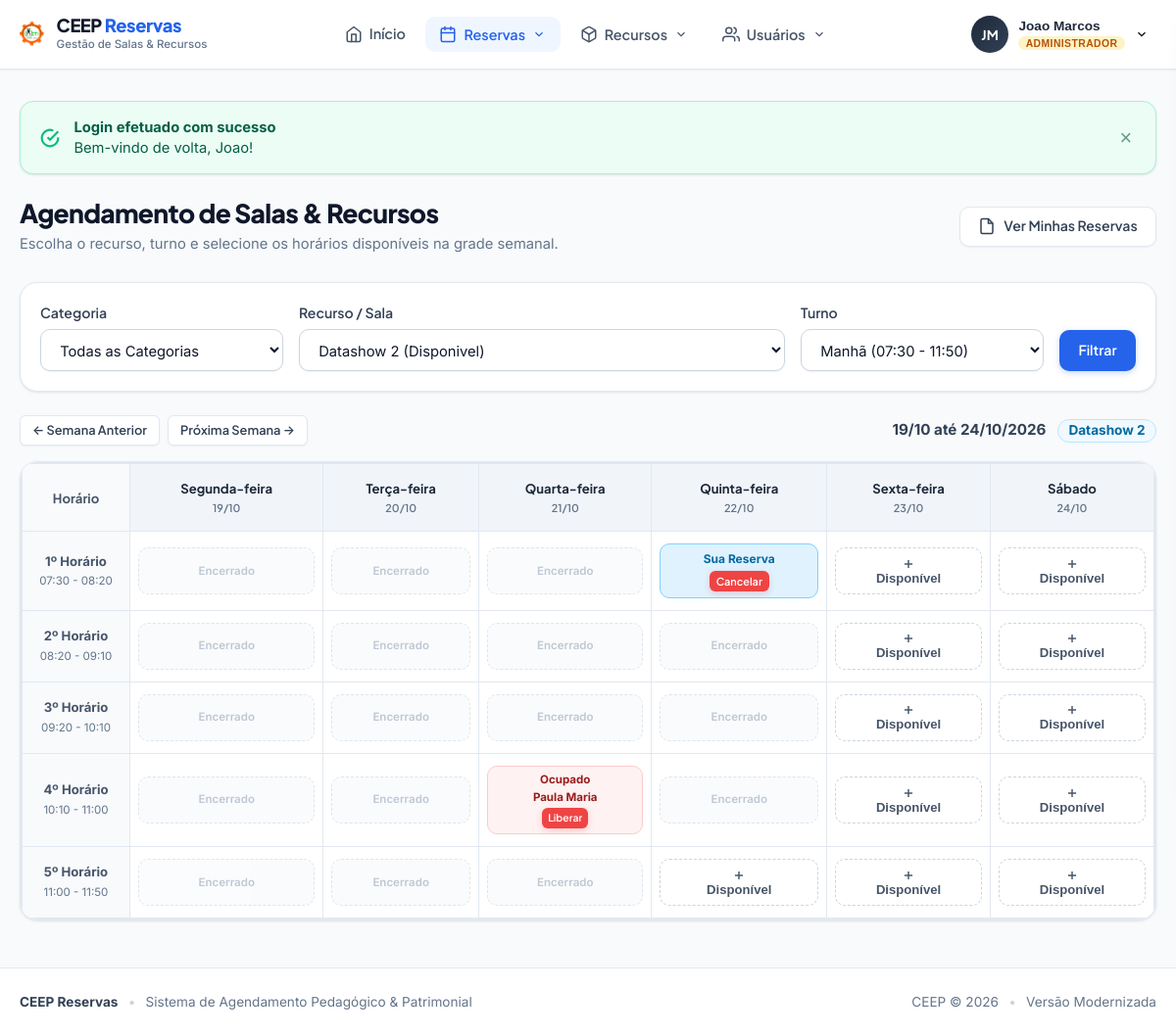
The page /public_html/ceep/user1.php?cod_recurso=2 (signed in) on the database its author committed.
### tables this page shows
CREATE TABLE usuarios (
    usuario_id INTEGER PRIMARY KEY AUTOINCREMENT,
    nome TEXT NOT NULL DEFAULT '',
    sobrenome TEXT DEFAULT '',
    cpf TEXT NOT NULL DEFAULT '',
    matricula INTEGER NOT NULL,
    email TEXT NOT NULL DEFAULT '',
    tipo TEXT NOT NULL DEFAULT '',
    senha TEXT NOT NULL DEFAULT '',
    nivel_usuario TEXT NOT NULL DEFAULT '0',
    data_cadastro TEXT NOT NULL DEFAULT '0000-00-00 00:00:00',
    data_ultimo_login TEXT NOT NULL DEFAULT '0000-00-00 00:00:00',
    ativado TEXT NOT NULL DEFAULT '0'
);

CREATE TABLE recursos (
    cod_recurso INTEGER PRIMARY KEY AUTOINCREMENT,
    nome_recurso TEXT NOT NULL,
    status TEXT DEFAULT 'Disponivel',
    categoria TEXT DEFAULT '1'
);

CREATE TABLE reservas (
    ID INTEGER PRIMARY KEY AUTOINCREMENT,
    cod_recurso INTEGER DEFAULT 0,
    matricula INTEGER DEFAULT 0,
    datatempo TEXT DEFAULT NULL,
    turno TEXT DEFAULT 'm',
    ticket TEXT DEFAULT '0',
    disponivel INTEGER DEFAULT 0,
    pegou INTEGER DEFAULT 0
);

### public_html/ceep/user1.php (the view, shortened to what the rows shown need)
<?php
require_once __DIR__ . '/core/bootstrap.php';
$user = auth_user();
$isAdmin = auth_is_admin();
$matricula = $user['matricula'];
$categoria = (int)($_GET['categoria'] ?? 0);
$selectedRecursoId = (int)($_GET['cod_recurso'] ?? 0);
$turnoSelecionado = $_GET['turno'] ?? 'm';
$semanaOffset = (int)($_GET['semana'] ?? 0);
try {
    $whereCat = $categoria > 0 ? "WHERE categoria = '{$categoria}'" : "";
    $todosRecursos = DB::fetchAll("SELECT * FROM recursos {$whereCat} ORDER BY categoria ASC, nome_recurso ASC");
} catch (Throwable $t) {
    $todosRecursos = [];
}
$recursoAtual = null;
foreach ($todosRecursos as $r) {
    if ((int)$r['cod_recurso'] === $selectedRecursoId) {
        $recursoAtual = $r;
        break;
    }
}
$inicioSemanaTs = strtotime("monday this week +{$semanaOffset} weeks");
$diasSemana = [];
$nomesDias = ['Segunda-feira', 'Terça-feira', 'Quarta-feira', 'Quinta-feira', 'Sexta-feira', 'Sábado'];
for ($i = 0; $i < 6; $i++) {
    $diaTs = strtotime("+{$i} days", $inicioSemanaTs);
    $diasSemana[] = [
        'nome' => $nomesDias[$i],
        'data' => date('Y-m-d', $diaTs),
        'data_formatada' => date('d/m', $diaTs)
    ];
}
$gradeHorarios = [
    'm' => [
        ['label' => '1º Horário', 'hora' => '07:30:00', 'exibicao' => '07:30 - 08:20'],
        ['label' => '2º Horário', 'hora' => '08:20:00', 'exibicao' => '08:20 - 09:10'],
        ['label' => '3º Horário', 'hora' => '09:20:00', 'exibicao' => '09:20 - 10:10'],
        ['label' => '4º Horário', 'hora' => '10:10:00', 'exibicao' => '10:10 - 11:00'],
        ['label' => '5º Horário', 'hora' => '11:00:00', 'exibicao' => '11:00 - 11:50'],
    ],
    't' => [
        ['label' => '1º Horário', 'hora' => '13:10:00', 'exibicao' => '13:10 - 14:00'],
        ['label' => '2º Horário', 'hora' => '14:00:00', 'exibicao' => '14:00 - 14:50'],
        ['label' => '3º Horário', 'hora' => '15:00:00', 'exibicao' => '15:00 - 15:50'],
        ['label' => '4º Horário', 'hora' => '15:50:00', 'exibicao' => '15:50 - 16:40'],
        ['label' => '5º Horário', 'hora' => '16:40:00', 'exibicao' => '16:40 - 17:30'],
    ],
    'n' => [
        ['label' => '1º Horário', 'hora' => '18:30:00', 'exibicao' => '18:30 - 19:20'],
        ['label' => '2º Horário', 'hora' => '19:20:00', 'exibicao' => '19:20 - 20:10'],
        ['label' => '3º Horário', 'hora' => '20:20:00', 'exibicao' => '20:20 - 21:10'],
        ['label' => '4º Horário', 'hora' => '21:10:00', 'exibicao' => '21:10 - 22:00'],
    ]
];
$horariosAtuais = $gradeHorarios[$turnoSelecionado] ?? $gradeHorarios['m'];
$reservasSemana = [];
if ($selectedRecursoId > 0) {
    $dataInicioStr = $diasSemana[0]['data'] . ' 00:00:00';
    $dataFimStr = $diasSemana[5]['data'] . ' 23:59:59';
    try {
        $resQuery = DB::fetchAll(
            "SELECT r.*, u.nome, u.sobrenome
             FROM reservas r
             LEFT JOIN usuarios u ON r.matricula = u.matricula
             WHERE r.cod_recurso = ? AND r.datatempo BETWEEN ? AND ?",
            [$selectedRecursoId, $dataInicioStr, $dataFimStr]
        );
        foreach ($resQuery as $rq) {
            $reservasSemana[$rq['datatempo']] = $rq;
        }
    } catch (Throwable $t) {
        $reservasSemana = [];
    }
}
render_header('Efetuar Reserva', 'reservar');
?>
<div class="page-header animate-slide-in">
    <div>
        <h1 class="page-title">Agendamento de Salas &amp; Recursos</h1>
    </div>
</div>
<div style="display: flex; justify-content: space-between; align-items: center; margin-bottom: 1rem; flex-wrap: wrap; gap: 0.5rem;" class="animate-slide-in">
    <div>
        <span style="font-weight: 700; color: var(--slate-700); font-size: 0.95rem;">
            <?= $diasSemana[0]['data_formatada'] ?> até <?= $diasSemana[5]['data_formatada'] ?>/<?= date('Y', $inicioSemanaTs) ?>
        </span>
        <?php if ($recursoAtual): ?>
            <span class="badge badge-info" style="margin-left: 0.5rem; font-size: 0.85rem;">
                <?= e($recursoAtual['nome_recurso']) ?>
            </span>
        <?php endif; ?>
    </div>
</div>
<div class="schedule-grid-container animate-slide-in">
    <div class="table-responsive">
        <table class="schedule-table">
            <thead>
                <tr>
                    <th class="time-col">Horário</th>
                    <?php foreach ($diasSemana as $dia): ?>
                        <th>
                            <div><?= e($dia['nome']) ?></div>
                            <small style="color: var(--slate-500); font-weight: 600;"><?= e($dia['data_formatada']) ?></small>
                        </th>
                    <?php endforeach; ?>
                </tr>
            </thead>
            <tbody>
                <?php foreach ($horariosAtuais as $slot): ?>
                    <tr>
                        <td class="time-col">
                            <strong><?= e($slot['label']) ?></strong><br>
                            <span style="font-size: 0.72rem; color: var(--slate-500); font-weight: normal;"><?= e($slot['exibicao']) ?></span>
                        </td>
                        <?php foreach ($diasSemana as $dia):
                            $dtSlot = $dia['data'] . ' ' . $slot['hora'];
                            $isReservado = isset($reservasSemana[$dtSlot]);
                            $reservaInfo = $isReservado ? $reservasSemana[$dtSlot] : null;
                            $minha = $isReservado && ($reservaInfo['matricula'] == $matricula);
                            $passado = strtotime($dtSlot) < time();
                        ?>
                            <td>
                                <?php if ($minha): ?>
                                    <div class="slot-btn my-reservation" title="Reservado por você">
                                        <span style="font-size: 0.75rem; font-weight: 700;">Sua Reserva</span>
                                        <a
                                            href="cancela.php?id=<?= urlencode($reservaInfo['ID']) ?>&csrf_token=<?= e(csrf_token()) ?>"
                                            class="btn btn-danger btn-sm"
                                            style="padding: 2px 6px; font-size: 0.68rem; margin-top: 3px;"
                                            data-confirm="Cancelar este horário reservado?"
                                        >
                                            Cancelar
                                        </a>
                                    </div>
                                <?php elseif ($isReservado): ?>
                                    <div class="slot-btn occupied" title="Horário já reservado">
                                        <span style="font-size: 0.72rem; font-weight: 700;">Ocupado</span>
                                        <span class="slot-occupant">
                                            <?= $isAdmin ? e(trim(($reservaInfo['nome'] ?? '') . ' ' . ($reservaInfo['sobrenome'] ?? ''))) : 'Reservado' ?>
                                        </span>
                                        <?php if ($isAdmin): ?>
                                            <a
                                                href="cancela.php?id=<?= urlencode($reservaInfo['ID']) ?>&csrf_token=<?= e(csrf_token()) ?>"
                                                class="btn btn-danger btn-sm"
                                                style="padding: 2px 5px; font-size: 0.65rem; margin-top: 2px;"
                                                data-confirm="Cancelar reserva deste usuário como Administrador?"
                                            >
                                                Liberar
                                            </a>
                                        <?php endif; ?>
                                    </div>
                                <?php elseif ($passado): ?>
                                    <div class="slot-btn" style="background-color: var(--slate-50); opacity: 0.6; cursor: not-allowed;">
                                        <span style="font-size: 0.72rem; color: var(--slate-400);">Encerrado</span>
                                    </div>
                                <?php else: ?>
                                    <form method="POST" action="user1.php" style="margin: 0;">
                                        <button
                                            type="submit"
                                            class="slot-btn"
                                            title="Clique para reservar <?= e($slot['exibicao']) ?> em <?= e($dia['data_formatada']) ?>"
                                            data-confirm="Deseja confirmar a reserva de '<?= e($recursoAtual['nome_recurso'] ?? '') ?>' no dia <?= e($dia['data_formatada']) ?> às <?= e($slot['hora']) ?>?"
                                        >
                                            <svg width="14" height="14" viewBox="0 0 24 24" fill="none" stroke="currentColor" stroke-width="2.5"><line x1="12" y1="5" x2="12" y2="19"></line><line x1="5" y1="12" x2="19" y2="12"></line></svg>
                                            <span>Disponível</span>
                                        </button>
                                    </form>
                                <?php endif; ?>
                            </td>
                        <?php endforeach; ?>
                    </tr>
                <?php endforeach; ?>
            </tbody>
        </table>
    </div>
</div>
<?php
render_footer();

### public_html/ceep/core/bootstrap.php (shortened to what the rows shown need)
<?php
class DB {
    private static ?PDO $pdo = null;
    public static function pdo(): PDO {
        if (self::$pdo === null) {
            $sqlitePath1 = __DIR__ . '/../ceep.db';
            $sqlitePath2 = __DIR__ . '/../database.db';
            $options = [
                PDO::ATTR_ERRMODE => PDO::ERRMODE_EXCEPTION,
                PDO::ATTR_DEFAULT_FETCH_MODE => PDO::FETCH_ASSOC,
                PDO::ATTR_EMULATE_PREPARES => false
            ];
            $useSqlite = (defined('DB_DRIVER') && DB_DRIVER === 'sqlite') ||
                         (file_exists($sqlitePath1) && (!defined('DB_HOSTNAME') || DB_HOSTNAME === 'localhost' || DB_HOSTNAME === '127.0.0.1'));
            if ($useSqlite && (file_exists($sqlitePath1) || file_exists($sqlitePath2))) {
                $targetDb = file_exists($sqlitePath1) ? $sqlitePath1 : $sqlitePath2;
                try {
                    self::$pdo = new PDO("sqlite:" . $targetDb, null, null, $options);
                    return self::$pdo;
                } catch (PDOException $e) {
                }
            }
            $ultimoErro = '';
            die(
                "<div style='font-family: system-ui, sans-serif; max-width: 650px; margin: 50px auto; padding: 24px; border: 1px solid #fecaca; background: #fff5f5; border-radius: 14px; color: #991b1b;'>" .
                "<h2 style='margin-top:0; color:#b91c1c;'>Falha na Conexão com o Banco de Dados</h2>" .
                "<p>Não foi possível conectar ao MySQL nem ao arquivo local <code>ceep.db</code>.</p>" .
                "<div style='background: #fee2e2; padding: 12px; border-radius: 8px; font-family: monospace; font-size: 13px;'>" . htmlspecialchars($ultimoErro) . "</div>" .
                "</div>"
            );
        }
        return self::$pdo;
    }
    public static function query(string $sql, array $params = []): PDOStatement {
        $stmt = self::pdo()->prepare($sql);
        $stmt->execute($params);
        return $stmt;
    }
    public static function fetchAll(string $sql, array $params = []): array {
        return self::query($sql, $params)->fetchAll();
    }
}
function e(?string $string): string {
    return htmlspecialchars($string ?? '', ENT_QUOTES | ENT_SUBSTITUTE, 'UTF-8');
}
function csrf_token(): string {
    return $_SESSION['csrf_token'];
}
function auth_user(): ?array {
    return [
        'id' => $_SESSION['usuario_id'],
        'nome' => $_SESSION['nome'] ?? '',
        'sobrenome' => $_SESSION['sobrenome'] ?? '',
        'nome_completo' => trim(($_SESSION['nome'] ?? '') . ' ' . ($_SESSION['sobrenome'] ?? '')),
        'matricula' => $_SESSION['matricula'] ?? '',
        'cpf' => $_SESSION['cpf'] ?? '',
        'email' => $_SESSION['email'] ?? '',
        'tipo' => $_SESSION['tipo'] ?? 'p',
        'is_admin' => ($_SESSION['tipo'] ?? '') === 'a'
    ];
}
function auth_is_admin(): bool {
    return !empty($_SESSION['tipo']) && $_SESSION['tipo'] === 'a';
}
function render_header(string $title = 'CEEP Reservas', string $activeTab = 'home'): void {
    $user = auth_user();
    $isAdmin = auth_is_admin();
    $userName = $user ? $user['nome_completo'] : 'Usuário';
    $userRole = $isAdmin ? 'Administrador' : 'Professor';
    $initials = '';
    if ($user) {
        $parts = explode(' ', trim($userName));
        $initials = strtoupper(substr($parts[0] ?? '', 0, 1) . substr($parts[count($parts) - 1] ?? '', 0, 1));
    }
?>
<!DOCTYPE html>
<html lang="pt-BR">
<head>
    <link rel="stylesheet" href="core/app.css?v=2026.3">
</head>
<body class="ceep-app">
    <header class="ceep-header">
        <div class="header-inner">
            <div class="user-action-area">
                <div class="user-badge dropdown">
                    <button type="button" class="profile-trigger dropdown-toggle" aria-label="Menu do perfil">
                        <div class="avatar-circle"><?= e($initials) ?></div>
                        <div class="user-meta hide-mobile">
                            <span class="user-name"><?= e($userName) ?></span>
                            <span class="user-role-badge <?= $isAdmin ? 'badge-admin' : 'badge-prof' ?>"><?= e($userRole) ?></span>
                        </div>
                        <svg class="chevron" width="14" height="14" viewBox="0 0 24 24" fill="none" stroke="currentColor" stroke-width="2"><polyline points="6 9 12 15 18 9"></polyline></svg>
                    </button>
                </div>
            </div>
        </div>
    </header>
    <main class="ceep-main">
        <div class="ceep-container">
<?php
}
function render_footer(): void {
?>
        </div>
    </main>
</body>
</html>
<?php
}

### rows shown on the page
usuarios: initials "JM"
recursos: nome_recurso "Datashow 2"
reservas: usuarios.nome+sobrenome "Paula Maria"

### other values the page prints
$userName "Joao Marcos"
$userRole "ADMINISTRADOR"
$flash['title'] "Login efetuado com sucesso"
$flash['message'] "Bem-vindo de volta, Joao!"
$diasSemana[0]['data_formatada'] "19/10"
$diasSemana[5]['data_formatada'] "24/10"
date('Y', $inicioSemanaTs) "2026"
$dia['nome'] "Segunda-feira"
$dia['data_formatada'] "19/10"
$dia['nome'] "Terça-feira"
$dia['data_formatada'] "20/10"
$dia['nome'] "Quarta-feira"
$dia['data_formatada'] "21/10"
$dia['nome'] "Quinta-feira"
$dia['data_formatada'] "22/10"
